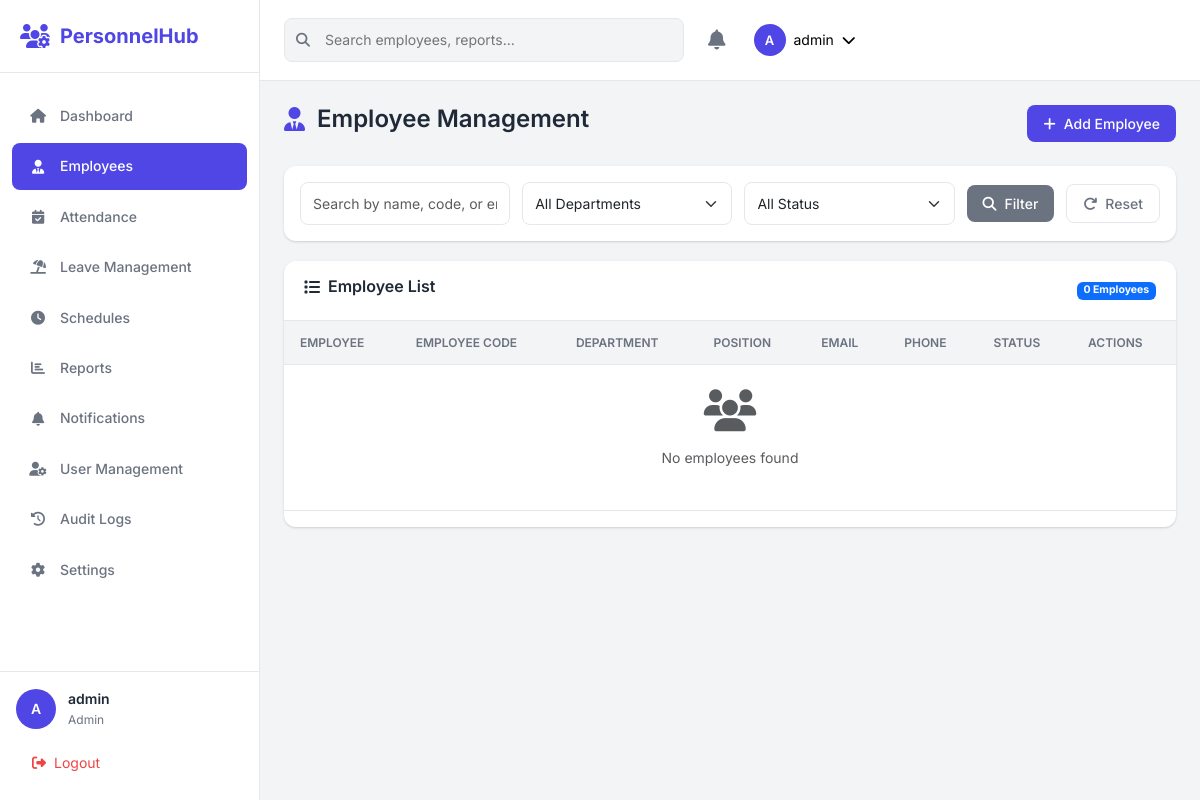
Page /employees (signed in) on the committed database.
### app.py (models this page shows, shortened)
class User(UserMixin, db.Model):
    __tablename__ = 'users'
    id = db.Column(db.Integer, primary_key=True)
    username = db.Column(db.String(64), unique=True, nullable=False)
    email = db.Column(db.String(120), unique=True, nullable=False)
    password_hash = db.Column(db.String(256), nullable=False)
    role = db.Column(db.String(20), nullable=False, default='employee')  # admin, hr, manager, employee
    employee_id = db.Column(db.Integer, db.ForeignKey('employees.id'), nullable=True)
    is_active = db.Column(db.Boolean, default=True)
    created_at = db.Column(db.DateTime, default=datetime.utcnow)
    updated_at = db.Column(db.DateTime, default=datetime.utcnow, onupdate=datetime.utcnow)
    employee = db.relationship('Employee', backref='user', uselist=False)
    def has_permission(self, permission):
        permissions = {
            'admin': ['all'],
            'hr': ['employees', 'attendance', 'leaves', 'reports', 'settings'],
            'manager': ['team_attendance', 'team_leaves', 'schedules'],
            'employee': ['profile', 'attendance', 'leaves']
        }
        return 'all' in permissions.get(self.role, []) or permission in permissions.get(self.role, [])

### app.py (the view, shortened to what this page needs)
@app.route('/employees')
@login_required
def employees_list():
    search = request.args.get('search', '')
    department = request.args.get('department', '')
    status = request.args.get('status', '')
    page = request.args.get('page', 1, type=int)
    query = Employee.query
    if department:
        query = query.filter_by(department_id=int(department))
    if status:
        query = query.filter_by(is_active=status == 'active')
    employees = query.order_by(Employee.first_name).paginate(
        page=page, per_page=app.config['ITEMS_PER_PAGE'], error_out=False
    )
    departments = Department.query.all()
    return render_template('employees/list.html',
                         employees=employees,
                         departments=departments,
                         search=search,
                         selected_department=department,
                         selected_status=status)

### app.py (called while the page is built)
@login_manager.user_loader
def load_user(user_id):
    return User.query.get(int(user_id))

@app.context_processor
def inject_now():
    return {
        'now': datetime.now(),
        'today': date.today(),
        'current_year': date.today().year
    }

### templates/employees/list.html (shortened to what this page needs)
{% extends "base.html" %}
{% block content %}
<div class="page-header">
    <h1><i class="fas fa-user-tie"></i> Employee Management</h1>
    <div class="header-actions">
        {% if current_user.has_permission('employees') %}
        <a href="{{ url_for('employees_add') }}" class="btn btn-primary">
            <i class="fas fa-plus"></i> Add Employee
        </a>
        {% endif %}
    </div>
</div>
<div class="filters-card">
    <form method="GET" class="filters-form">
        <div class="filter-group">
            <input type="text" name="search" placeholder="Search by name, code, or email..."
                   value="{{ search }}" class="form-control">
        </div>
        <div class="filter-group">
            <select name="department" class="form-select">
                <option value="">All Departments</option>
            </select>
        </div>
        <div class="filter-group">
            <select name="status" class="form-select">
                <option value="">All Status</option>
            </select>
        </div>
        <button type="submit" class="btn btn-secondary">
            <i class="fas fa-search"></i> Filter
        </button>
        <a href="{{ url_for('employees_list') }}" class="btn btn-outline-secondary">
            <i class="fas fa-redo"></i> Reset
        </a>
    </form>
</div>
<div class="data-card">
    <div class="card-header">
        <h3><i class="fas fa-list"></i> Employee List</h3>
        <span class="badge bg-primary">{{ employees.total }} Employees</span>
    </div>
    <div class="table-responsive">
        <table class="table table-hover">
            <thead>
                <tr>
                    <th>Employee</th>
                    <th>Employee Code</th>
                    <th>Department</th>
                    <th>Position</th>
                    <th>Email</th>
                    <th>Phone</th>
                    <th>Status</th>
                    <th>Actions</th>
                </tr>
            </thead>
            <tbody>
                {% for employee in employees.items %}
                <tr>
                    <td>
                        <div class="employee-cell">
                            {% if employee.profile_photo %}
                            <img src="{{ url_for('static', filename='uploads/profiles/' + employee.profile_photo) }}"
                                 alt="{{ employee.full_name }}" class="employee-avatar">
                            {% else %}
                            <div class="employee-avatar avatar-placeholder">
                                {{ employee.first_name[:1] }}{{ employee.last_name[:1] }}
                            </div>
                            {% endif %}
                            <div class="employee-info">
                                <a href="{{ url_for('employees_profile', id=employee.id) }}" class="employee-name">
                                    {{ employee.full_name }}
                                </a>
                            </div>
                        </div>
                    </td>
                    <td><code>{{ employee.employee_code }}</code></td>
                    <td>{{ employee.department.name if employee.department else '-' }}</td>
                    <td>{{ employee.position.title if employee.position else '-' }}</td>
                    <td>{{ employee.email }}</td>
                    <td>{{ employee.phone or '-' }}</td>
                    <td>
                        <span class="status-badge status-{{ 'active' if employee.is_active else 'inactive' }}">
                            {{ 'Active' if employee.is_active else 'Inactive' }}
                        </span>
                    </td>
                    <td>
                        <div class="action-buttons">
                            <a href="{{ url_for('employees_profile', id=employee.id) }}"
                               class="btn btn-sm btn-info" title="View Profile">
                                <i class="fas fa-eye"></i>
                            </a>
                            {% if current_user.has_permission('employees') %}
                            <a href="{{ url_for('employees_edit', id=employee.id) }}"
                               class="btn btn-sm btn-warning" title="Edit">
                                <i class="fas fa-edit"></i>
                            </a>
                            <form method="POST" action="{{ url_for('employees_toggle_status', id=employee.id) }}"
                                  style="display: inline;">
                                <button type="submit" class="btn btn-sm {{ 'btn-secondary' if employee.is_active else 'btn-success' }}"
                                        title="{{ 'Deactivate' if employee.is_active else 'Activate' }}">
                                    <i class="fas {{ 'fa-ban' if employee.is_active else 'fa-check' }}"></i>
                                </button>
                            </form>
                            {% endif %}
                        </div>
                    </td>
                </tr>
                {% else %}
                <tr>
                    <td colspan="8" class="text-center text-muted py-4">
                        <i class="fas fa-users fa-3x mb-3"></i>
                        <p>No employees found</p>
                    </td>
                </tr>
                {% endfor %}
            </tbody>
        </table>
    </div>
</div>
{% endblock %}

### templates/base.html (shortened to what this page needs)
<!DOCTYPE html>
<html lang="en">
<head>
    <link rel="stylesheet" href="https://cdnjs.cloudflare.com/ajax/libs/font-awesome/6.4.0/css/all.min.css">
    <link rel="stylesheet" href="https://cdn.jsdelivr.net/npm/bootstrap@5.3.2/dist/css/bootstrap.min.css">
    <link rel="stylesheet" href="{{ url_for('static', filename='css/styles.css') }}">
</head>
<body>
    {% if current_user.is_authenticated %}
    <div class="app-container">
        <aside class="sidebar" id="sidebar">
            <div class="sidebar-header">
                <div class="logo">
                    <i class="fas fa-users-cog"></i>
                    <span>PersonnelHub</span>
                </div>
            </div>
            <nav class="sidebar-nav">
                <ul class="nav-menu">
                    <li class="nav-item">
                        <a href="{{ url_for('dashboard') }}" class="nav-link {% if request.endpoint == 'dashboard' %}active{% endif %}">
                            <i class="fas fa-home"></i>
                            <span>Dashboard</span>
                        </a>
                    </li>
                    {% if current_user.has_permission('employees') or current_user.role == 'admin' %}
                    <li class="nav-item">
                        <a href="{{ url_for('employees_list') }}" class="nav-link {% if 'employees' in request.endpoint %}active{% endif %}">
                            <i class="fas fa-user-tie"></i>
                            <span>Employees</span>
                        </a>
                    </li>
                    {% endif %}
                    {% if current_user.has_permission('attendance') or current_user.role == 'admin' %}
                    <li class="nav-item">
                        <a href="{{ url_for('attendance_list') }}" class="nav-link {% if 'attendance' in request.endpoint %}active{% endif %}">
                            <i class="fas fa-calendar-check"></i>
                            <span>Attendance</span>
                        </a>
                    </li>
                    {% endif %}
                    {% if current_user.has_permission('leaves') or current_user.role == 'admin' %}
                    <li class="nav-item">
                        <a href="{{ url_for('leaves_list') }}" class="nav-link {% if 'leaves' in request.endpoint %}active{% endif %}">
                            <i class="fas fa-umbrella-beach"></i>
                            <span>Leave Management</span>
                        </a>
                    </li>
                    {% endif %}
                    {% if current_user.has_permission('schedules') or current_user.role in ['admin', 'hr', 'manager'] %}
                    <li class="nav-item">
                        <a href="{{ url_for('schedules_list') }}" class="nav-link {% if 'schedules' in request.endpoint %}active{% endif %}">
                            <i class="fas fa-clock"></i>
                            <span>Schedules</span>
                        </a>
                    </li>
                    {% endif %}
                    {% if current_user.has_permission('reports') or current_user.role == 'admin' %}
                    <li class="nav-item">
                        <a href="{{ url_for('reports_list') }}" class="nav-link {% if 'reports' in request.endpoint %}active{% endif %}">
                            <i class="fas fa-chart-bar"></i>
                            <span>Reports</span>
                        </a>
                    </li>
                    {% endif %}
                    <li class="nav-item">
                        <a href="{{ url_for('notifications_list') }}" class="nav-link {% if 'notifications' in request.endpoint %}active{% endif %}">
                            <i class="fas fa-bell"></i>
                            <span>Notifications</span>
                            {% set unread_count = current_user.notifications|selectattr('is_read', 'equalto', False)|list|length %}
                        </a>
                    </li>
                    {% if current_user.role == 'admin' %}
                    <li class="nav-item">
                        <a href="{{ url_for('users_list') }}" class="nav-link {% if 'users' in request.endpoint %}active{% endif %}">
                            <i class="fas fa-user-cog"></i>
                            <span>User Management</span>
                        </a>
                    </li>
                    <li class="nav-item">
                        <a href="{{ url_for('audit_logs') }}" class="nav-link {% if request.endpoint == 'audit_logs' %}active{% endif %}">
                            <i class="fas fa-history"></i>
                            <span>Audit Logs</span>
                        </a>
                    </li>
                    {% endif %}
                    {% if current_user.has_permission('settings') or current_user.role == 'admin' %}
                    <li class="nav-item">
                        <a href="{{ url_for('settings_index') }}" class="nav-link {% if 'settings' in request.endpoint %}active{% endif %}">
                            <i class="fas fa-cog"></i>
                            <span>Settings</span>
                        </a>
                    </li>
                    {% endif %}
                </ul>
            </nav>
            <div class="sidebar-footer">
                <div class="user-info">
                    <div class="user-avatar">
                        {{ current_user.username[:1]|upper }}
                    </div>
                    <div class="user-details">
                        <span class="user-name">{{ current_user.username }}</span>
                        <span class="user-role">{{ current_user.role|title }}</span>
                    </div>
                </div>
                <a href="{{ url_for('logout') }}" class="logout-btn">
                    <i class="fas fa-sign-out-alt"></i>
                    <span>Logout</span>
                </a>
            </div>
        </aside>
        <main class="main-content">
            <header class="top-navbar">
                <div class="navbar-search">
                    <i class="fas fa-search"></i>
                    <input type="text" placeholder="Search employees, reports...">
                </div>
                <div class="navbar-actions">
                    <div class="notification-dropdown">
                        <button class="notification-btn" onclick="toggleNotifications()">
                            <i class="fas fa-bell"></i>
                            {% set unread = current_user.notifications|selectattr('is_read', 'equalto', False)|list|length %}
                        </button>
                    </div>
                    <div class="user-dropdown">
                        <button class="user-btn">
                            <div class="user-avatar-sm">
                                {{ current_user.username[:1]|upper }}
                            </div>
                            <span class="d-none d-md-inline">{{ current_user.username }}</span>
                            <i class="fas fa-chevron-down"></i>
                        </button>
                    </div>
                </div>
            </header>
            <div class="page-content">
                {% block content %}{% endblock %}
            </div>
        </main>
    </div>
    {% else %}
    {% block auth_content %}{% endblock %}
    {% endif %}
</body>
</html>

### rows in the picture
User: username "A", username "admin", role "Admin"

### other values in the picture
{{ employees.total }} "0"
